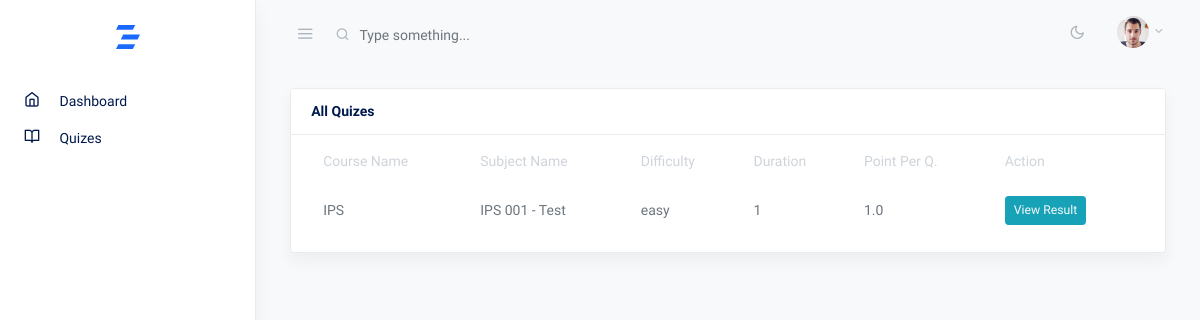
/quizes/ (signed in), run on an earlier commit of the app's database.
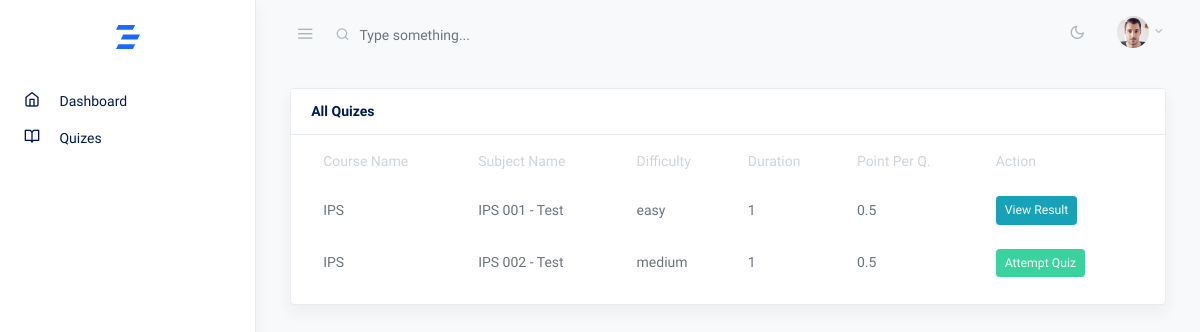
And on a later commit of the database.
### course/models.py (models this page shows, shortened)
class QuestionPattern(models.Model):
    TIER_CHOICES = [
        ('easy', 'Easy'),
        ('medium', 'Medium'),
        ('hard', 'Hard'),
    ]
    subject = models.ForeignKey(Subject, on_delete=models.CASCADE)
    tier = models.CharField(max_length=10, choices=TIER_CHOICES)
    exam_duration = models.PositiveIntegerField(default=30)
    points = models.FloatField(default=1.0, verbose_name="Points for each Question")
    random_serve = models.BooleanField(default=False)
    is_featured = models.BooleanField(default=False)
    total_questions_served = models.PositiveIntegerField(default=0, verbose_name="Total Questions Served")
    class Meta:
        verbose_name = "Question Pattern"
        verbose_name_plural = "  Question Patterns"

class Subject(models.Model):
    course = models.ForeignKey(Course, on_delete=models.CASCADE)
    name = models.CharField(max_length=100)
    is_active = models.BooleanField(default=True)
    class Meta:
        verbose_name = "Subject"
        verbose_name_plural = "   Subjects"

class Course(models.Model):
    name = models.CharField(max_length=100)
    slug = models.SlugField(unique=True)
    status = models.BooleanField(default=True)
    class Meta:
        verbose_name = "Course"
        verbose_name_plural = "    Courses"

### core/views.py (the view)
# urls.py: path('quizes/', views.quizes, name='quizes'),
@login_required
def quizes(request):
    user = request.user
    user_course = request.user.course
    quizzes = QuestionPattern.objects.filter(subject__course=user_course).select_related('subject__course').all()
    participation_status = {}
    attempt_ids = {}
    for quiz in quizzes:
        attempt = UserAttempt.objects.filter(user=user, question=quiz).first()
        if attempt:
            participation_status[quiz.id] = True
            attempt_ids[quiz.id] = attempt.id
        else:
            participation_status[quiz.id] = False
    return render(request, 'user/quizes.html', {
        'quizzes': quizzes, 'participation_status': participation_status, 'attempt_ids': attempt_ids,
        }
    )

### core/custom_filters.py (called while the page is built)
@register.filter(name='get_value')
def get_value(dictionary, key):
    return dictionary.get(key, False)

@register.filter
def get_item(dictionary, key):
    return dictionary.get(key)

### templates/user/quizes.html (shortened to what this page needs)
{% extends 'user/assets/base.html' %}
{% load custom_filters %}
{% block content %}
<div class="container-fluid">
    <div class="row justify-content-center">
      <div class="col-12">
        <div class="row">
            <div class="col-md-12">
              <div class="card shadow eq-card">
                <div class="card-header">
                  <strong class="card-title">All Quizes</strong>
                </div>
                <div class="card-body">
                  <table class="table table-hover table-borderless table-striped mt-n3 mb-n1">
                    <thead>
                      <tr>
                        <th>Course Name</th>
                        <th>Subject Name</th>
                        <th>Difficulty</th>
                        <th>Duration</th>
                        <th>Point Per Q.</th>
                        <th>Action</th>
                      </tr>
                    </thead>
                    <tbody>
                        {% for quiz in quizzes %}
                        <tr>
                            <td>{{ quiz.subject.course.name }}</td>
                            <td>{{ quiz.subject.name }}</td>
                            <td>{{ quiz.tier }}</td>
                            <td>{{ quiz.exam_duration }}</td>
                            <td>{{ quiz.points }}</td>
                            <td>
                              {% if participation_status|get_value:quiz.id %}
                                {% if attempt_ids|get_item:quiz.id %}
                                    <a href="{% url 'core:attempt_answer' user_attempt_id=attempt_ids|get_item:quiz.id %}">
                                        <button class="btn btn-info btn-sm text-light" type="button">View Result</button>
                                    </a>
                                {% else %}
                                    <button disabled class="btn btn-info btn-sm text-light" type="button">View Result</button>
                                {% endif %}
                              {% else %}
                                <button class="btn btn-success btn-sm text-light" type="button" data-toggle="modal" data-target="#verticalModal_{{forloop.counter}}">Attempt Quiz</button>
                              {% endif %}
                            </td>
                        </tr>
                        {% endfor %}
                    </tbody>
                  </table>
                </div>
              </div>
            </div>
          </div>
      </div>
    </div>
  </div>
{% endblock %}

What changed in the data, as far as the page shows it:
changed QuestionPattern "easy": points "1.0" → "0.5"
added QuestionPattern: subject.course.name "IPS", subject.name "IPS 002 - Test", tier "medium", exam_duration "1", points "0.5"
